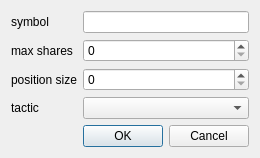
<?xml version="1.0" encoding="UTF-8"?>
<ui version="4.0">
 <class>Dialog</class>
 <widget class="QDialog" name="Dialog">
  <property name="geometry">
   <rect>
    <x>0</x>
    <y>0</y>
    <width>238</width>
    <height>145</height>
   </rect>
  </property>
  <property name="windowTitle">
   <string>Dialog</string>
  </property>
  <layout class="QFormLayout" name="formLayout_2">
   <item row="0" column="0">
    <widget class="QLabel" name="label">
     <property name="text">
      <string>symbol</string>
     </property>
    </widget>
   </item>
   <item row="0" column="1">
    <widget class="QLineEdit" name="le_symbol"/>
   </item>
   <item row="1" column="0">
    <widget class="QLabel" name="label_4">
     <property name="text">
      <string>max shares</string>
     </property>
    </widget>
   </item>
   <item row="1" column="1">
    <widget class="QSpinBox" name="sb_max_shares">
     <property name="maximum">
      <number>1000</number>
     </property>
    </widget>
   </item>
   <item row="2" column="0">
    <widget class="QLabel" name="label_2">
     <property name="text">
      <string>position size</string>
     </property>
    </widget>
   </item>
   <item row="2" column="1">
    <widget class="QSpinBox" name="sb_position_size">
     <property name="maximum">
      <number>100</number>
     </property>
    </widget>
   </item>
   <item row="3" column="0">
    <widget class="QLabel" name="label_3">
     <property name="text">
      <string>tactic</string>
     </property>
    </widget>
   </item>
   <item row="3" column="1">
    <widget class="QComboBox" name="combo_tactic"/>
   </item>
   <item row="4" column="1">
    <widget class="QDialogButtonBox" name="but_ok">
     <property name="orientation">
      <enum>Qt::Horizontal</enum>
     </property>
     <property name="standardButtons">
      <set>QDialogButtonBox::Cancel|QDialogButtonBox::Ok</set>
     </property>
    </widget>
   </item>
  </layout>
 </widget>
 <resources/>
 <connections>
  <connection>
   <sender>but_ok</sender>
   <signal>accepted()</signal>
   <receiver>Dialog</receiver>
   <slot>accept()</slot>
   <hints>
    <hint type="sourcelabel">
     <x>248</x>
     <y>254</y>
    </hint>
    <hint type="destinationlabel">
     <x>157</x>
     <y>274</y>
    </hint>
   </hints>
  </connection>
  <connection>
   <sender>but_ok</sender>
   <signal>rejected()</signal>
   <receiver>Dialog</receiver>
   <slot>reject()</slot>
   <hints>
    <hint type="sourcelabel">
     <x>316</x>
     <y>260</y>
    </hint>
    <hint type="destinationlabel">
     <x>286</x>
     <y>274</y>
    </hint>
   </hints>
  </connection>
 </connections>
</ui>
